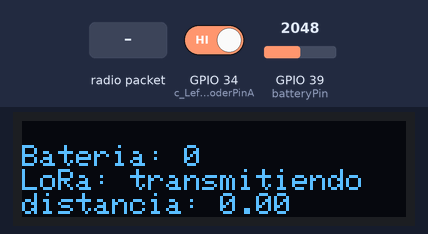
A sketch run on a simulated ESP32. Shown: 128×32 one-colour display. The inputs (shaded band) are chosen by the test bench; at power-on: GPIO 39 (batteryPin) = 2048, GPIO 34 (c_LeftEncoderPinA) HIGH. No radio packets arrive unless stated; what the sketch prints to the serial monitor is not drawn.

Above: at 4.7 s.
4.8 s: GPIO 39 (batteryPin) set to 1895
At 5.6 s:
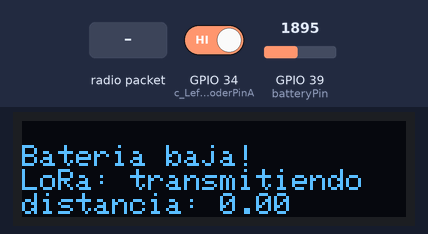
6.6 s: GPIO 39 (batteryPin) set to 2011
8.1 s: radio packet "1" arrives
At 10.6 s:
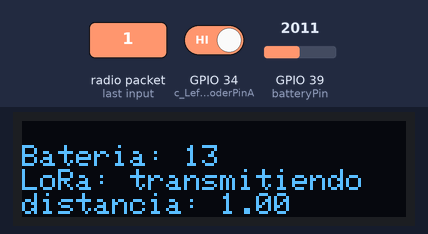
11.2 s: radio packet "2" arrives
At 13.3 s:
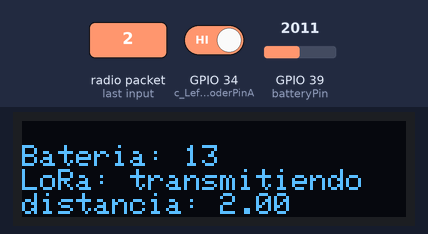
Timing chart, 0 to 14.6 s (numbered marks = the images above; inputs shaded):
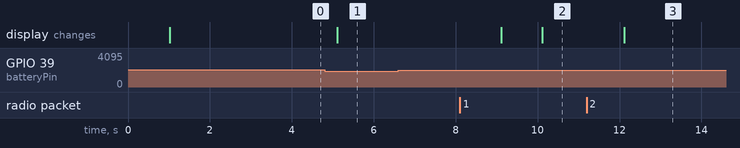

Measured:
- after the input at 4.8 s, the display: changes after 0.31 s (image 1)
- after the input at 6.6 s, every drawn part: stays the same
- after the input at 8.1 s, the display: first changes after 1.0 s (image 2 shows a later state)
- after the input at 11.2 s, the display: changes after 0.92 s (image 3)

The sketch:

Sender_endoer1.ino
```cpp
#include <SPI.h>
#include <Wire.h>
#include <Adafruit_GFX.h>
#include <Adafruit_SSD1306.h>
#include <Arduino.h>
#include <LoRa.h>

//########################### LORA ##############################
#define SCK     5    // GPIO5  -- SCK
#define MISO    19   // GPIO19 -- MISO
#define MOSI    27   // GPIO27 -- MOSI
#define SS      18   // GPIO18 -- CS
#define RST     23   // GPIO14 -- RESET (If Lora does not work, replace it with GPIO14)
#define DI0     26   // GPIO26 -- IRQ(Interrupt Request)
#define BAND    868E6

String rssi = "RSSI --";
String packSize = "--";
String packet ;
//#########################################################

//########################### OLED ##############################
#define SCREEN_WIDTH 128 // OLED display width, in pixels
#define SCREEN_HEIGHT 32 // OLED display height, in pixels
#define OLED_RESET     -1 // Reset pin # (or -1 if sharing Arduino reset pin)
#define SCREEN_ADDRESS 0x3C ///< See datasheet for Address; 0x3C for 128x32
Adafruit_SSD1306 display(SCREEN_WIDTH, SCREEN_HEIGHT, &Wire, OLED_RESET);
//#########################################################

//########################## Encoder ###############################
#define c_LeftEncoderPinA 34
#define c_LeftEncoderPinB 12
#define LeftEncoderIsReversed
volatile bool _LeftEncoderBSet;
long _LeftEncoderTicks = 0;
String Dato = "";
//#########################################################

//########################## Voltaje ###############################
// Definir el pin ADC que se utilizará
const int batteryPin = 39; // Utiliza un pin ADC como GPIO
// Constantes para el cálculo del voltaje
const float adcResolution = 4095.0;
const float referenceVoltage = 3.3;
const float voltageDividerRatio = 0.41; // Ajustar según tu divisor de voltaje
// Constantes para el mapeo del porcentaje de la batería
const float minBatteryVoltage = 3.3; // Voltaje mínimo de la batería considerada vacía
const float maxBatteryVoltage = 8.0; // Voltaje máximo de la batería considerada llena
const int numReadings = 10;
//#########################################################

//########################## Variables #############################
unsigned long lastDisplayUpdate = 0;  // Tiempo del último update de pantalla
unsigned long lastBatteryUpdate = 0;  // Tiempo del último cálculo de batería
int batteryLevel = 0;  // Almacenará el nivel de batería
unsigned long lastLoRaSend = 0;  // Tiempo del último paquete LoRa enviado
unsigned long timeBetweenPackets = 0;  // Tiempo entre el último y el actual envío de paquete

char receivedData[50];
int encoderType = 1;
float encoderRatio = 0.05;
float beginReset = 0.0;
float distanciaRecorrida = 0.0;
float distancia = 0.0;
bool reset = false;
//#########################################################

void setup() {
  Serial.begin(115200);

  //########################### LORA ##############################
  while (!Serial);
  Serial.println();
  Serial.println("LoRa Sender Test");

  SPI.begin(SCK,MISO,MOSI,SS);
  LoRa.setPins(SS,RST,DI0);
  if (!LoRa.begin(868E6)) {
    Serial.println("Starting LoRa failed!");
    while (1);
  }

  LoRa.receive();
  //#########################################################

  //########################## OLED ###############################
  if(!display.begin(SSD1306_SWITCHCAPVCC, SCREEN_ADDRESS)) {
    Serial.println(F("SSD1306 allocation failed"));
    for(;;);
  }
  display.clearDisplay();
  //#########################################################

  //########################## ENCODER ###############################
  pinMode(c_LeftEncoderPinA, INPUT_PULLUP); // sets pin A as input with pull-up
  pinMode(c_LeftEncoderPinB, INPUT_PULLUP); // sets pin B as input with pull-up
  attachInterrupt(digitalPinToInterrupt(c_LeftEncoderPinA), HandleLeftMotorInterruptA, RISING);
  //#########################################################
}

void loop() {
  unsigned long currentMillis = millis();

  //########################## OLED ###############################
  if (currentMillis - lastDisplayUpdate >= 1000) {  // Actualiza la pantalla cada 1 segundo
    lastDisplayUpdate = currentMillis;  // Actualiza el tiempo del último update de pantalla

    // Mostrar datos en OLED
    display.clearDisplay();
    bool loraConnected = isLoRaConnected();  // Verifica si LoRa está conectado

    // Mostrar Ticks
    display.setTextSize(1);
    display.setTextColor(SSD1306_WHITE);
    display.setCursor(0, 24);
    display.print("distancia: ");
    distancia = Distance();
    display.print(distancia);

    // Mostrar mensaje de batería baja si el nivel está bajo
    display.setCursor(0, 8);
    if (batteryLevel == -1) {
      display.print("Bateria baja!");
    } else {
      display.print("Bateria: ");
      display.print(batteryLevel);
    }

    // Mostrar estado de LoRa
    display.setCursor(0, 16);
    display.print("LoRa: ");
    display.println(loraConnected ? "transmitiendo" : "...");

    display.display();
  }
  //#########################################################

  //########################## Calcular nivel de batería ########################
  if (currentMillis - lastBatteryUpdate >= 5000) {  // Actualiza el nivel de batería cada 5 segundos
    lastBatteryUpdate = currentMillis;

    batteryLevel = getBatteryLevel();  // Calcula el nivel de batería
  }
  //#########################################################

  //########################## Enviar paquete LoRa ##########################
  if (currentMillis - lastLoRaSend >= 2000) {  // Enviar datos cada 2 segundos
    if (LoRa.beginPacket()) {
      unsigned long startTime = millis();

      LoRa.print(_LeftEncoderTicks);
      LoRa.print(",");
      LoRa.print(batteryLevel);
      LoRa.endPacket();

      // Calcular el tiempo que tomó enviar el paquete
      unsigned long timeTaken = millis() - startTime;
      timeBetweenPackets = timeTaken;

      // Imprimir el tiempo de envío en el Serial Monitor
      // Serial.print("Tiempo de envio: ");
      // Serial.print(timeTaken);
      // Serial.println(" ms");

      lastLoRaSend = currentMillis;
    }
  }
  //#########################################################

  //################## Recibir paquete LoRa #################
  int packetSize = LoRa.parsePacket();
  if (packetSize) {
    Serial.println("Paquete recibido desde el esclavo");

    // Leer el paquete en el buffer
    int i = 0;
    while (LoRa.available() && i < sizeof(receivedData) - 1) {
      receivedData[i++] = LoRa.read();
    }
    receivedData[i] = '\0';  // Finalizar cadena

    // Convertir la cadena a un flotante (float)
    beginReset = atof(receivedData);  // Convertir el valor recibido a float

    // Imprimir el valor flotante recibido en el Serial Monitor
    Serial.print("Valor recibido (beginReset): ");
    Serial.println(beginReset);
    reset = true;
  }
}

int getBatteryLevel() {
  long sum = 0;
  for (int i = 0; i < numReadings; i++) {
    sum += analogRead(batteryPin);
    delay(10);  // Pequeña pausa para obtener un valor estable
  }
  int average = sum / numReadings;

  float voltage = (average / 4095.0) * 3.3 / voltageDividerRatio;
  int batteryPercentage = map(voltage * 100, minBatteryVoltage * 100, maxBatteryVoltage * 100, 0, 100);
  batteryPercentage = constrain(batteryPercentage, 0, 100);

  if (batteryPercentage <= 10) {  // Si la batería está muy baja
    return -1;  // "Batería baja"
  } else {
    return batteryPercentage;  // Devuelve el porcentaje de batería
  }
}

bool isLoRaConnected() {
  // Verificar si LoRa está conectado (esto puede requerir un método real de comprobación)
  return true;  // Placeholder para el ejemplo
}

void HandleLeftMotorInterruptA() {
  _LeftEncoderBSet = digitalRead(c_LeftEncoderPinB);   // leer el pin de entrada
  #ifdef LeftEncoderIsReversed
    _LeftEncoderTicks += _LeftEncoderBSet ? -1 : +1;
  #else
    _LeftEncoderTicks -= _LeftEncoderBSet ? -1 : +1;
  #endif
}

float Distance() {
    if (reset == false){
      if (encoderType == 1) { // guía de cable
          distanciaRecorrida = round(((int(_LeftEncoderTicks) * 0.0372 * 3.1416) / 1024) * 1 * 100.0) / 100.0;
      }
      else if (encoderType == 2) { // carrete
          distanciaRecorrida = round(((int(_LeftEncoderTicks) * 0.0225 * 3.1416) / 1024) * 1.0216 * 100.0) / 100.0;
      }
      else if (encoderType == 3) { // personalizado
          distanciaRecorrida = round(((int(_LeftEncoderTicks) * 0.0225 * 3.1416) / 1024) * 1.0216 * 100.0) / 100.0;
      }
    } else {
      distanciaRecorrida = beginReset;
      reset = false;
      if (encoderType == 1){
        _LeftEncoderTicks = round((distanciaRecorrida * 1024) / (0.0372 * 3.1416));
      }
      else if (encoderType == 2) {
        _LeftEncoderTicks = round((distanciaRecorrida * 1024) / (0.0225 * 3.1416));
      }
      else if (encoderType == 3){
      _LeftEncoderTicks = round((distanciaRecorrida * 1024) / (encoderRatio * 3.1416));
      }
    }

    return distanciaRecorrida;
}
```
